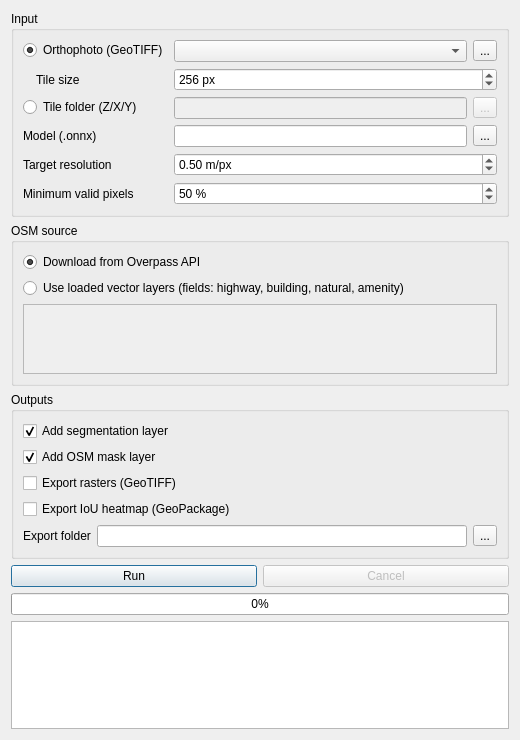
<?xml version="1.0" encoding="UTF-8"?>
<ui version="4.0">
 <class>OSMSegmentationIoUDialogBase</class>
 <widget class="QDialog" name="OSMSegmentationIoUDialogBase">
  <property name="geometry">
   <rect>
    <x>0</x>
    <y>0</y>
    <width>520</width>
    <height>740</height>
   </rect>
  </property>
  <property name="windowTitle">
   <string>OSM Segmentation IoU</string>
  </property>
  <layout class="QVBoxLayout" name="mainLayout">
   <item>
    <widget class="QGroupBox" name="inputGroup">
     <property name="title">
      <string>Input</string>
     </property>
     <layout class="QFormLayout" name="inputLayout">
      <item row="0" column="0">
       <widget class="QRadioButton" name="geotiffRadio">
        <property name="text">
         <string>Orthophoto (GeoTIFF)</string>
        </property>
        <property name="checked">
         <bool>true</bool>
        </property>
       </widget>
      </item>
      <item row="0" column="1">
       <layout class="QHBoxLayout" name="orthophotoLayout">
        <item>
         <widget class="QComboBox" name="rasterLayerCombo">
          <property name="toolTip">
           <string>Raster layer of the project. Use ... to load a file as a new layer.</string>
          </property>
          <property name="sizePolicy">
           <sizepolicy hsizetype="Expanding" vsizetype="Fixed">
            <horstretch>0</horstretch>
            <verstretch>0</verstretch>
           </sizepolicy>
          </property>
         </widget>
        </item>
        <item>
         <widget class="QToolButton" name="browseOrthophotoButton">
          <property name="text">
           <string>...</string>
          </property>
         </widget>
        </item>
       </layout>
      </item>
      <item row="1" column="0">
       <widget class="QLabel" name="tileSizeLabel">
        <property name="text">
         <string>    Tile size</string>
        </property>
       </widget>
      </item>
      <item row="1" column="1">
       <widget class="QSpinBox" name="tileSizeSpin">
        <property name="toolTip">
         <string>Width and height of each tile in pixels, at the target resolution (multiple of 32).</string>
        </property>
        <property name="suffix">
         <string> px</string>
        </property>
        <property name="minimum">
         <number>64</number>
        </property>
        <property name="maximum">
         <number>2048</number>
        </property>
        <property name="singleStep">
         <number>32</number>
        </property>
        <property name="value">
         <number>256</number>
        </property>
       </widget>
      </item>
      <item row="2" column="0">
       <widget class="QRadioButton" name="xyzRadio">
        <property name="text">
         <string>Tile folder (Z/X/Y)</string>
        </property>
       </widget>
      </item>
      <item row="2" column="1">
       <layout class="QHBoxLayout" name="tileFolderLayout">
        <item>
         <widget class="QLineEdit" name="tileFolderInput">
          <property name="enabled">
           <bool>false</bool>
          </property>
         </widget>
        </item>
        <item>
         <widget class="QToolButton" name="browseTileFolderButton">
          <property name="enabled">
           <bool>false</bool>
          </property>
          <property name="text">
           <string>...</string>
          </property>
         </widget>
        </item>
       </layout>
      </item>
      <item row="3" column="0">
       <widget class="QLabel" name="modelLabel">
        <property name="text">
         <string>Model (.onnx)</string>
        </property>
       </widget>
      </item>
      <item row="3" column="1">
       <layout class="QHBoxLayout" name="modelLayout">
        <item>
         <widget class="QLineEdit" name="modelPathInput"/>
        </item>
        <item>
         <widget class="QToolButton" name="browseModelButton">
          <property name="text">
           <string>...</string>
          </property>
         </widget>
        </item>
       </layout>
      </item>
      <item row="4" column="0">
       <widget class="QLabel" name="targetResolutionLabel">
        <property name="text">
         <string>Target resolution</string>
        </property>
       </widget>
      </item>
      <item row="4" column="1">
       <widget class="QDoubleSpinBox" name="targetResolutionSpin">
        <property name="toolTip">
         <string>Ground resolution of the tiles. The orthophoto is resampled to it; for a tile folder, the closest zoom level is used. The model was trained at about 0.5 m/px.</string>
        </property>
        <property name="suffix">
         <string> m/px</string>
        </property>
        <property name="decimals">
         <number>2</number>
        </property>
        <property name="minimum">
         <double>0.010000000000000</double>
        </property>
        <property name="maximum">
         <double>10.000000000000000</double>
        </property>
        <property name="singleStep">
         <double>0.050000000000000</double>
        </property>
        <property name="value">
         <double>0.500000000000000</double>
        </property>
       </widget>
      </item>
      <item row="5" column="0">
       <widget class="QLabel" name="minValidLabel">
        <property name="text">
         <string>Minimum valid pixels</string>
        </property>
       </widget>
      </item>
      <item row="5" column="1">
       <widget class="QSpinBox" name="minValidSpin">
        <property name="toolTip">
         <string>Tiles with a smaller share of non-transparent pixels are skipped (orthophoto edges).</string>
        </property>
        <property name="suffix">
         <string> %</string>
        </property>
        <property name="maximum">
         <number>100</number>
        </property>
        <property name="value">
         <number>50</number>
        </property>
       </widget>
      </item>
     </layout>
    </widget>
   </item>
   <item>
    <widget class="QGroupBox" name="osmGroup">
     <property name="title">
      <string>OSM source</string>
     </property>
     <layout class="QVBoxLayout" name="osmLayout">
      <item>
       <widget class="QRadioButton" name="overpassRadio">
        <property name="text">
         <string>Download from Overpass API</string>
        </property>
        <property name="checked">
         <bool>true</bool>
        </property>
       </widget>
      </item>
      <item>
       <widget class="QRadioButton" name="vectorLayersRadio">
        <property name="text">
         <string>Use loaded vector layers (fields: highway, building, natural, amenity)</string>
        </property>
       </widget>
      </item>
      <item>
       <widget class="QListWidget" name="vectorLayersList">
        <property name="enabled">
         <bool>false</bool>
        </property>
        <property name="maximumSize">
         <size>
          <width>16777215</width>
          <height>100</height>
         </size>
        </property>
       </widget>
      </item>
     </layout>
    </widget>
   </item>
   <item>
    <widget class="QGroupBox" name="outputGroup">
     <property name="title">
      <string>Outputs</string>
     </property>
     <layout class="QVBoxLayout" name="outputLayout">
      <item>
       <widget class="QCheckBox" name="addPredictionCheckbox">
        <property name="text">
         <string>Add segmentation layer</string>
        </property>
        <property name="checked">
         <bool>true</bool>
        </property>
       </widget>
      </item>
      <item>
       <widget class="QCheckBox" name="addOsmCheckbox">
        <property name="text">
         <string>Add OSM mask layer</string>
        </property>
        <property name="checked">
         <bool>true</bool>
        </property>
       </widget>
      </item>
      <item>
       <widget class="QCheckBox" name="exportRastersCheckbox">
        <property name="text">
         <string>Export rasters (GeoTIFF)</string>
        </property>
       </widget>
      </item>
      <item>
       <widget class="QCheckBox" name="exportHeatmapCheckbox">
        <property name="text">
         <string>Export IoU heatmap (GeoPackage)</string>
        </property>
       </widget>
      </item>
      <item>
       <layout class="QHBoxLayout" name="outputFolderLayout">
        <item>
         <widget class="QLabel" name="outputFolderLabel">
          <property name="text">
           <string>Export folder</string>
          </property>
         </widget>
        </item>
        <item>
         <widget class="QLineEdit" name="outputFolderInput"/>
        </item>
        <item>
         <widget class="QToolButton" name="browseFolderButton">
          <property name="text">
           <string>...</string>
          </property>
         </widget>
        </item>
       </layout>
      </item>
     </layout>
    </widget>
   </item>
   <item>
    <layout class="QHBoxLayout" name="buttonsLayout">
     <item>
      <widget class="QPushButton" name="runButton">
       <property name="text">
        <string>Run</string>
       </property>
      </widget>
     </item>
     <item>
      <widget class="QPushButton" name="cancelButton">
       <property name="enabled">
        <bool>false</bool>
       </property>
       <property name="text">
        <string>Cancel</string>
       </property>
      </widget>
     </item>
    </layout>
   </item>
   <item>
    <widget class="QProgressBar" name="progressBar">
     <property name="value">
      <number>0</number>
     </property>
    </widget>
   </item>
   <item>
    <widget class="QTextEdit" name="logOutput">
     <property name="readOnly">
      <bool>true</bool>
     </property>
    </widget>
   </item>
  </layout>
 </widget>
 <resources/>
 <connections>
  <connection>
   <sender>geotiffRadio</sender>
   <signal>toggled(bool)</signal>
   <receiver>rasterLayerCombo</receiver>
   <slot>setEnabled(bool)</slot>
  </connection>
  <connection>
   <sender>geotiffRadio</sender>
   <signal>toggled(bool)</signal>
   <receiver>browseOrthophotoButton</receiver>
   <slot>setEnabled(bool)</slot>
  </connection>
  <connection>
   <sender>geotiffRadio</sender>
   <signal>toggled(bool)</signal>
   <receiver>tileSizeSpin</receiver>
   <slot>setEnabled(bool)</slot>
  </connection>
  <connection>
   <sender>xyzRadio</sender>
   <signal>toggled(bool)</signal>
   <receiver>tileFolderInput</receiver>
   <slot>setEnabled(bool)</slot>
  </connection>
  <connection>
   <sender>xyzRadio</sender>
   <signal>toggled(bool)</signal>
   <receiver>browseTileFolderButton</receiver>
   <slot>setEnabled(bool)</slot>
  </connection>
  <connection>
   <sender>vectorLayersRadio</sender>
   <signal>toggled(bool)</signal>
   <receiver>vectorLayersList</receiver>
   <slot>setEnabled(bool)</slot>
  </connection>
 </connections>
</ui>
